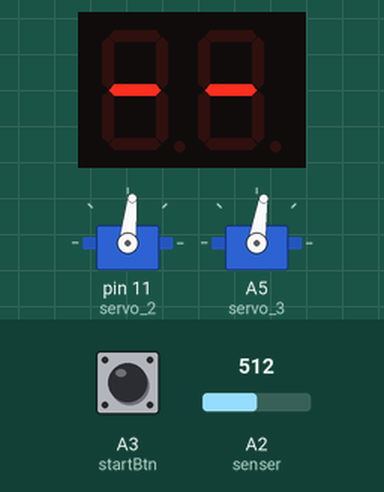
Recording of a sketch running on a simulated Arduino Uno, built with avr-gcc and run on an emulated ATmega328P. Shown: 2-digit seven-segment display, 2 × servo. Inputs (shaded band) come from the test bench; at power-on: A3 (startBtn) HIGH, A2 (senser) = 512.

Above: at 1.2 s.
1.3 s: A3 (startBtn) pulled LOW for 0.15 s
At 3.9 s:
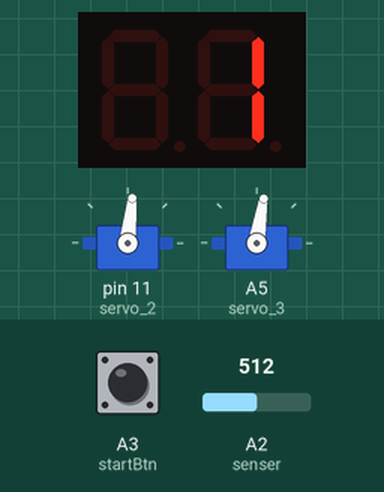
At 5.6 s:
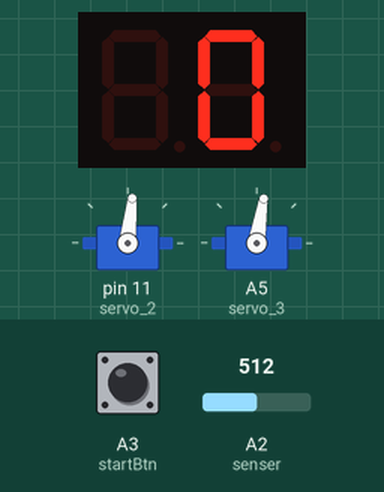
Timing chart, 0 to 7.1 s (numbered marks = the images above; inputs shaded):
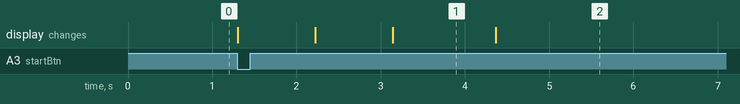

The sketch:

05_sev_seg_library.ino
```cpp
/*
========================================
  摇杆弹珠迷宫游戏 v0.5
  by Hardi Huang  (2019.07.20)
========================================

【说明】
---------------------------------------
本硬件可通过摇杆控制2轴迷宫台面，进行X和Y轴的倾斜，从而控制迷宫中的小球移动
同时通过2位数码管进行计时，当小球成功走出迷宫击中压电片上时视为通过成功

通过单击按钮开始游戏，游戏中途可通过单击按钮退出游戏


【数码管】数码管具体管脚请看文件夹中数码管datasheet
---------------------------------------
  5 - D2
  4 - D3
  6 - D4
  7 - D5 (数字2共阴端，需串联电阻)
  9 - D6 (数字1共阴端，需串联电阻)
  10- D7
  8 - D8
  3 - D9
  1 - D10

【摇杆】
---------------------------------------
  VRX - A0
  VRY - A1
  SW  - A3

【舵机】
---------------------------------------
  servo2 - D11
  servo3 - A5

【压电片】
---------------------------------------
  S - A2


*/


#include<Servo.h>
#include<SevSeg.h>

#define startBtn A3
#define senser A2

SevSeg myDisplay;
Servo servo_2;
Servo servo_3;

bool isStart = 0;
unsigned long timer = millis();
unsigned long blinkTimer = millis();
int countDown = 0;

void setup()
{
  sevSegSetup();
  servoSetup();
  pinMode(startBtn, INPUT_PULLUP);
}

void loop()
{
  if(isWin() && isStart){
    wining();
  }
  if(isStart){
    servo_2.write(map(analogRead(A1),0,1023,74,94));
    servo_3.write(map(analogRead(A0),0,1023,71,91));

    //更新计时时间
    if(millis()-timer>=1000){
      timer = millis();
      if(countDown<99){//如果超过99秒依旧没通关，则为失败
        countDown++;
      }else{
        countDown=0;
        gameOver();
      }
    }
    Display(countDown);//刷新屏幕内容

    if(!digitalRead(startBtn)){//游戏中途按下按键，视为推出
      isStart=0;
      delay(300);//通过延时消抖，否则会自动开始下一局
    }
  }else{
    //如果游戏没开始，就一直在while循环中刷新屏幕内容，显示“--”，直到用户按下按钮为止
    while(digitalRead(startBtn)){
      myDisplay.DisplayString("--", 0);//display dash
    }

    //按下按钮后执行的游戏启动初始化
    isStart = 1;
    countDown = 0;
    gameBegin();
    timer = millis();
  }
}

//游戏开始动画（倒计时3下）
void gameBegin(){
  servo_2.write(84);
  servo_3.write(81);
  for(int i=3;i>0;i--){
    for(int k=0;k<100;k++){
      Display(i);
    }
    delay(500);
  }
  delay(300);

}

//游戏获胜动画（闪烁3下并一直显示时间，直到用户按下按键）
void wining(){
  blink3(countDown);
  servo_2.write(84);
  servo_3.write(81);
  while(digitalRead(startBtn)){
    Display(countDown);
  }
  isStart = 0;
  delay(300);
}

//游戏失败动画（当时间超过99秒后，游戏失败）
void gameOver(){
  blink3(0);
  isStart = 0;
  servo_2.write(84);
  servo_3.write(81);
}

//检查弹珠是否掉落，成功通关
bool isWin(){
  if(analogRead(senser)>50){
    return true;
  }else{
    return false;
  }
}

//屏幕闪烁3下
int blink3(int num){
  for(int i=0;i<3;i++){
    blinkTimer = millis();
    while(millis()-blinkTimer<100){
      Display(num);
    }
    delay(100);
  }
}

//数码管显示内容
void Display(int num)
{
  char tempString[10]; //Used for sprintf
  sprintf(tempString, "%2d", num); //Convert deciSecond into a string that is right adjusted
  myDisplay.DisplayString(tempString, 0); //(numberToDisplay, decimal point location in binary number [4 means the third digit])
}

//数码管初始化
void sevSegSetup(){
  int displayType = COMMON_CATHODE;
  int digit1 = 8; //Pin 1
  int digit2 = 5; //Pin 10
  int digit3 = 11; //Pin 4
  int digit4 = 13; //Pin 6

  int segA = 7; //Pin 12
  int segB = 6; //Pin 11
  int segC = 10; //Pin 3
  int segD = 3; //Pin 8
  int segE = 9; //Pin 2
  int segF = 4; //Pin 9
  int segG = 2; //Pin 7
  int segDP= 12; //Pin 5
  int numberOfDigits = 2;
  myDisplay.Begin(displayType, numberOfDigits, digit1, digit2, digit3, digit4, segA, segB, segC, segD, segE, segF, segG, segDP);
  myDisplay.SetBrightness(100); //Set the display to 100% brightness level
}

//舵机初始化
void servoSetup(){
  servo_2.attach(11);
  servo_3.attach(A5);
  servo_2.write(84);
  servo_3.write(81);
}
```

Measured:
- after the input at 1.3 s, the display: first changes at once (image 1 shows a later state)
- what the display in image 1 shows lasts 1.3 s, from 3.1 s to 4.4 s
